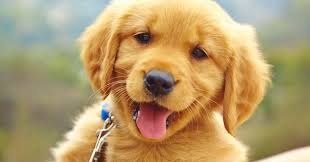
#> input picture Assignment01/image/2.jpg, 310 x 162 px; its folder holds only this picture in this run
$ jupyter execute --allow-errors Assignment1.ipynb
#> lines starting #> are read from the running program, lines starting #| are printed output that depends on the picture
# Assignment 1: Làm quen với Python cho xử lý ảnh

Trong bài tập này ta sẽ làm quen với các thao tác lập trình cơ bản trong Python dành cho xử lý ảnh. Các thư viện sẽ được sử dụng trong bài tập này gồm có: os, numpy, opencv.

[cell 1]
import os
import numpy as np
import cv2

## Bài tập 1: Làm quen với thư viện os
Trong các project về trí tuệ nhân tạo nói chung và thị giác máy tính nói riêng, việc sử dụng thành thạo các hàm trong thư viện os là rất quan trọng, đặc biệt hữu ích trong quá trình chuẩn bị dữ liệu. Chúng ta sẽ thực hành một vài hàm cơ bản, các hàm khác có thể tham khảo tại: https://docs.python.org/2/library/os.html

- Hàm os.listdir() liệt kê tên tất cả các tệp và thư mục nằm trong một thư mục nào đó. Ví dụ ta có thư mục image, sử dụng hàm này có thể liệt kê tên tất cả các ảnh có trong thư mục này:

[cell 2]
os.listdir('image')

- Hàm os.path.join() nối các đường dẫn theo đúng format của hệ điều hành đang dùng. Ví dụ:

[cell 3]
os.path.join('image', '1.jpg')

- Hàm os.path.abspath() trả về đường dẫn tuyệt đối đến đối tượng truyền vào. Ví dụ:

[cell 4]
os.path.abspath('image')

- Ngoài ra còn một vài hàm hay được sử dụng:

os.path.isdir(dir): Kiểm tra một đường dẫn thư mục có tồn tại hay không?

os.mkdir: Tạo thư mục ứng với đường dẫn truyền vào

os.makedirs: Tạo thư mục với option -recursive, tức là nếu tạo thư mục images/class và thư mục images chưa tồn tại thì sẽ tự động tạo cả thư mục images.

### BÀI TẬP: Hãy tạo 2 danh sách (python list) chứa đường dẫn tuyệt đối và đường dẫn tương đối đến các tệp nằm trong thư mục 'image'

[cell 5]
abs_path = []
rel_path = []

#### YOUR CODE HERE ####
abs_image_dir = os.path.abspath('image')
for i in range (1,6):
    abs_path.append(os.path.join(abs_image_dir,f'{i}.jpg'))
    rel_path.append(os.path.join('./image',f'{i}.jpg'))
#### END YOUR CODE #####
print(abs_path)
print(rel_path)

# Bài tập 2: Làm quen với thư viện Numpy và OpenCV

Numpy là một trong những thư viện hay được sử dụng nhất trong Python, thư viện giúp chúng ta dễ dàng thực hiện các phép toán, các phép biến đổi trên ma trận nhiều chiều.

OpenCV là một trong những framework tốt nhất hiện tại dùng trong xử lý ảnh với việc hỗ trợ rất nhiều hàm, phép biến đổi quan trọng, giúp cho việc lập trình các mô hình trở nên dễ dàng hơn rất nhiều. OpenCV chủ yếu xử lý trên các ảnh và video, mà ảnh và video lại được lưu dưới dạng các ma trận số có thể xử lý bằng thư viện numpy. Do đó việc thành thạo 2 thư viện này là yêu cầu bắt buộc.

- Đọc ảnh với OpenCV: Sử dụng hàm cv2.imread(path) để đọc ảnh với đường dẫn path, hàm trả về một đối tượng numpy array là một ma trận 3 chiều mô tả ảnh. Hàm img.shape sẽ trả về (height,width,channels) của ảnh

[cell 6]
img = cv2.imread(rel_path[0])
print(type(img))
#| <class 'NoneType'>
#> (the rest of this cell did not finish here and is left out)

- Hiển thị ảnh: Trong OpenCV ta có hàm cv2.imshow() để hiển thị ảnh. Tuy nhiên cách hiển thị ảnh này sẽ tạo một cửa sổ mới để hiển thị. Để thuận tiện khi dùng jupyter notebook, ta sẽ thử hiển thị ảnh bằng thư viện matplotlib:

[cell 7]
import matplotlib.pyplot as plt

#> (the rest of this cell did not finish here and is left out)

Như chúng ta có thể thấy, ảnh hiển thị bởi matplotlib có vẻ không giống với ảnh thật. Lý do là vì OpenCV lưu trữ ảnh theo thứ tự kênh màu B, G, R còn matplotlib hiển thị ảnh theo thứ tự kênh màu R, G, B. Tiếp theo ta sẽ học cách sử dụng OpenCV để thay đổi các kênh màu của ảnh.

- Thay đổi kênh màu ảnh: Hàm cv2.cvtColor(), hãy quan sát các ví dụ sau:

#> (a cell that did not finish here is left out)

#> (a cell that did not finish here is left out)

#> (a cell that did not finish here is left out)

#> (a cell that did not finish here is left out)

- Thay đổi kích thước ảnh: Sử dụng hàm cv2.resize:

#> (a cell that did not finish here is left out)

### Bài tập 2.1: Hiển thị các kênh màu của ảnh
Ở bài tập này ta sẽ hiển thị lần lượt các kênh màu B, G, R của ảnh ba chiều. Cách làm: Gán các giá trị cường độ màu tại các pixel của kênh màu không quan tâm bằng 0. Ví dụ: Nếu cần hiển thị kênh màu xanh lam (B) thì gán các giá trị cường độ màu G, R bằng 0:

[cell 13]
img = cv2.imread(rel_path[1])
#> img is the input picture: shape (162, 310, 3); mean B, G, R 109, 155.6, 180.9

b_channel = None
g_channel = None
r_channel = None

#### YOUR CODE HERE ####
b_channel = np.zeros_like(img)
b_channel[:,:,0] = img[:,:,0]
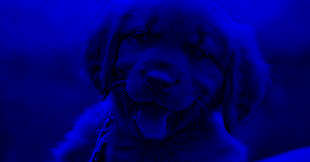
#> b_channel: shape (162, 310, 3); mean B, G, R 109, 0, 0
g_channel = np.zeros_like(img)
g_channel[:,:,1] = img[:,:,1]
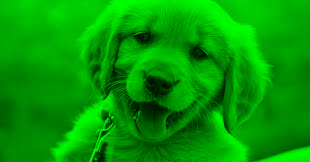
#> g_channel: shape (162, 310, 3); mean B, G, R 0, 155.6, 0
r_channel = np.zeros_like(img)
r_channel[:,:,2] = img[:,:,2]
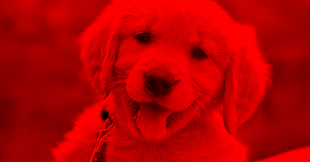
#> r_channel: shape (162, 310, 3); mean B, G, R 0, 0, 180.9
#### END YOUR CODE #####

plt.subplot(1, 3, 1)
plt.imshow(cv2.cvtColor(b_channel, cv2.COLOR_BGR2RGB))
plt.subplot(1, 3, 2)
plt.imshow(cv2.cvtColor(g_channel, cv2.COLOR_BGR2RGB))
plt.subplot(1, 3, 3)
plt.imshow(cv2.cvtColor(r_channel, cv2.COLOR_BGR2RGB))
plt.show()
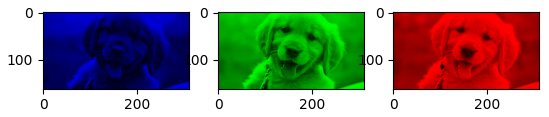
#> figure drawn by matplotlib, 3 panels

$ run again, on Assignment01/image/3.jpg
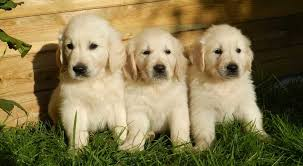
#> input picture Assignment01/image/3.jpg, 303 x 166 px
#| <class 'NoneType'>
#> img is the input picture: shape (166, 303, 3); mean B, G, R 79.5, 120.6, 133.8
#> `gray = cv2.cvtColor(img, cv2.COLOR_BGR2GRAY)`:
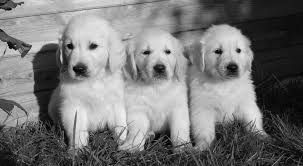
#> gray: shape (166, 303); min 1, max 245, mean 119.9
#| (166, 303)
#> after the loop `for i in range(0,256):`: histogram = 256 values, max 557 at index 25, min 0 at index 0, mean 196.5
#> histogram_cv has the same summary as histogram
#> the loop `for i in [16,32,64,128]:` made 4 passes
#> pass 2, `plt.hist(gray.ravel(), bins=i)`:
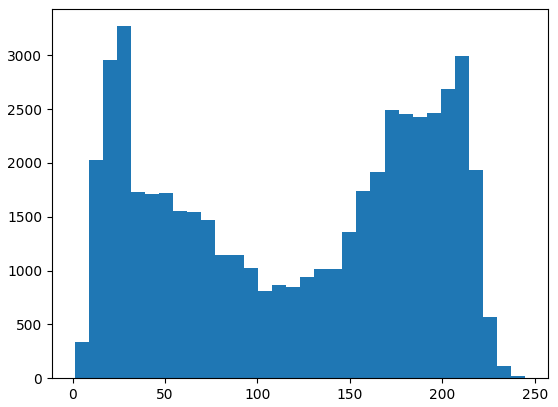
#> figure drawn by matplotlib, 1 panel; tallest bar 3271 high, from x = 23.88 to 31.5

$ run again, on Assignment01/image/1.jpg
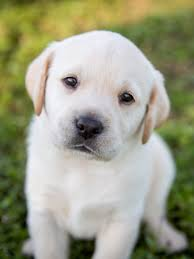
#> input picture Assignment01/image/1.jpg, 194 x 259 px
#> img is the input picture: shape (259, 194, 3); mean B, G, R 133.1, 157.9, 156.8
#| <class 'numpy.ndarray'>
#| (259, 194, 3)
#| <class 'numpy.ndarray'>
#| (259, 194, 3)
#| <class 'numpy.ndarray'>
#| (259, 194)
#> `plt.show()`:
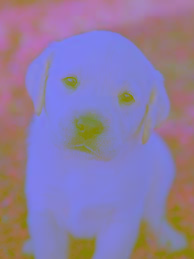
#> shown: shape (259, 194, 3); mean R, G, B 141.2, 123.7, 162.6
#> `img4 = cv2.resize(img, (100, 100))`:
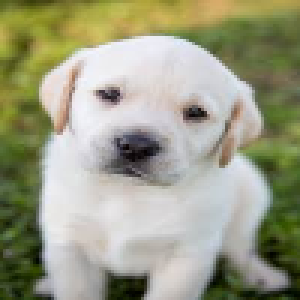
#> img4: shape (100, 100, 3) (shown 3 times larger); mean B, G, R 133, 157.8, 156.7
#| (100, 100, 3)
